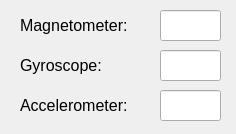
<?xml version="1.0" encoding="UTF-8"?>
<ui version="4.0">
 <class>rqtVortexSensorCalibration</class>
 <widget class="QWidget" name="rqtVortexSensorCalibration">
  <property name="geometry">
   <rect>
    <x>0</x>
    <y>0</y>
    <width>236</width>
    <height>134</height>
   </rect>
  </property>
  <property name="windowTitle">
   <string>Vortex Sensor Calibration</string>
  </property>
  <widget class="QLabel" name="labelControlMode">
   <property name="geometry">
    <rect>
     <x>20</x>
     <y>10</y>
     <width>131</width>
     <height>31</height>
    </rect>
   </property>
   <property name="font">
    <font>
     <pointsize>12</pointsize>
    </font>
   </property>
   <property name="text">
    <string>Magnetometer:</string>
   </property>
  </widget>
  <widget class="QLabel" name="labelControlMode_2">
   <property name="geometry">
    <rect>
     <x>20</x>
     <y>50</y>
     <width>131</width>
     <height>31</height>
    </rect>
   </property>
   <property name="font">
    <font>
     <pointsize>12</pointsize>
    </font>
   </property>
   <property name="text">
    <string>Gyroscope:</string>
   </property>
  </widget>
  <widget class="QLineEdit" name="lineAccelerometer">
   <property name="geometry">
    <rect>
     <x>160</x>
     <y>90</y>
     <width>61</width>
     <height>31</height>
    </rect>
   </property>
  </widget>
  <widget class="QLabel" name="labelControlMode_3">
   <property name="geometry">
    <rect>
     <x>20</x>
     <y>90</y>
     <width>131</width>
     <height>31</height>
    </rect>
   </property>
   <property name="font">
    <font>
     <pointsize>12</pointsize>
    </font>
   </property>
   <property name="text">
    <string>Accelerometer:</string>
   </property>
  </widget>
  <widget class="QLineEdit" name="lineGyroscope">
   <property name="geometry">
    <rect>
     <x>160</x>
     <y>50</y>
     <width>61</width>
     <height>31</height>
    </rect>
   </property>
  </widget>
  <widget class="QLineEdit" name="lineMagnetometer">
   <property name="geometry">
    <rect>
     <x>160</x>
     <y>10</y>
     <width>61</width>
     <height>31</height>
    </rect>
   </property>
  </widget>
 </widget>
 <resources/>
 <connections/>
</ui>
